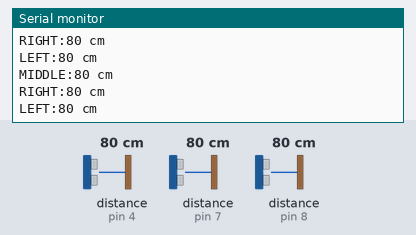
The sketch below on a simulated Arduino Uno, built with avr-gcc and run on an emulated ATmega328P. On the bench: the last lines printed to the serial monitor. Inputs (shaded band) come from the test bench; at power-on: distance to the obstacle (sensors on pin 4, pin 7, pin 8) 80 cm.

Above: at 1.5 s.
1.6 s: distance to the obstacle (sensor on pin 4) set to 2 cm
At 1.72 s:
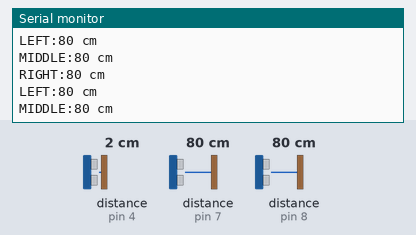
3.1 s: distance to the obstacle (sensor on pin 7) set to 2 cm
At 3.49 s:
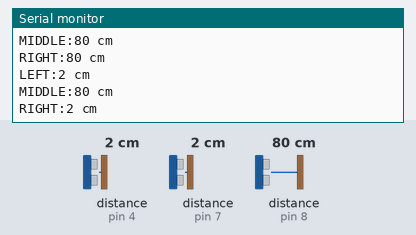
4.6 s: distance to the obstacle (sensor on pin 8) set to 2 cm
At 4.76 s:
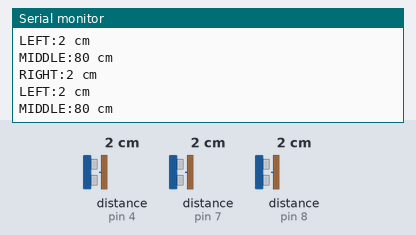
6.1 s: distance to the obstacle (sensor on pin 4) set to 4 cm
At 6.26 s:
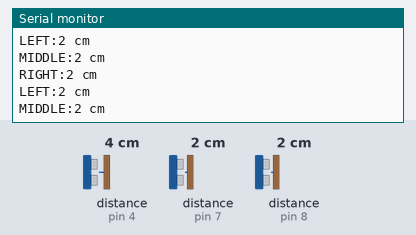
7.6 s: distance to the obstacle (sensor on pin 7) set to 4 cm
At 7.77 s:
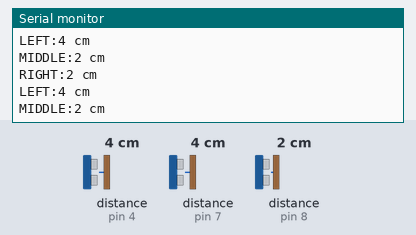
9.1 s: distance to the obstacle (sensor on pin 8) set to 4 cm
At 9.27 s:
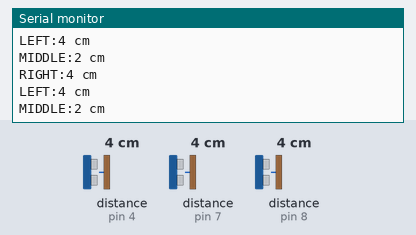
Timing chart, 0 to 11.6 s (numbered marks = the images above; inputs shaded):
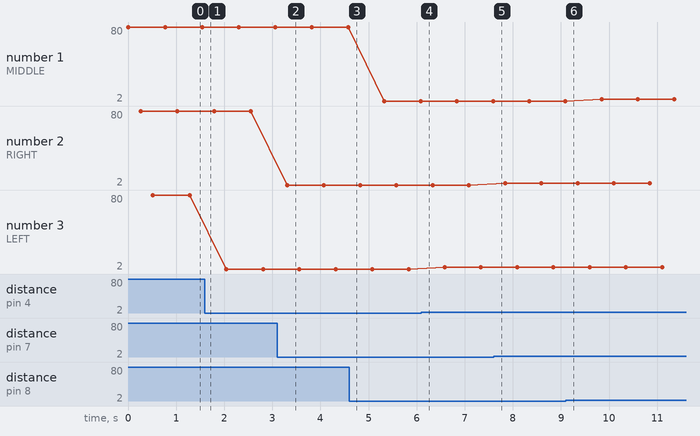

Measured:
- after the input at 3.1 s, the serial monitor: prints a new line after 0.21 s (image 2)
- plotted number 3: 80 → 2 after the input at 1.6 s, 2 → 4 after the input at 6.1 s

The sketch:

gm.functions.ino
```cpp
#include <Grove_LED_Bar.h>

#include "Ultrasonic.h"


Ultrasonic myUSMIDDLE(8);
Ultrasonic myUSRIGHT(7);
Ultrasonic myUSLEFT(4);


void setup()
{
 Serial.begin(9600);


}
void loop()
{
  long MIDDLEUsRange;
  long RIGHTUsRange;
  long LEFTUsRange;

  MIDDLEUsRange = myUSMIDDLE.MeasureInCentimeters(); // two measurements should keep an interval
  Serial.print("MIDDLE:");
  Serial.print(MIDDLEUsRange);//0~400cm
  Serial.println(" cm");
  delay(250);

  RIGHTUsRange = myUSRIGHT.MeasureInCentimeters(); // two measurements should keep an interval
  Serial.print("RIGHT:");
  Serial.print(RIGHTUsRange);//0~400cm
  Serial.println(" cm");
  delay(250);

  LEFTUsRange = myUSLEFT.MeasureInCentimeters(); // two measurements should keep an interval
  Serial.print("LEFT:");
  Serial.print(LEFTUsRange);//0~400cm
  Serial.println(" cm");
  delay(250);

}
```
